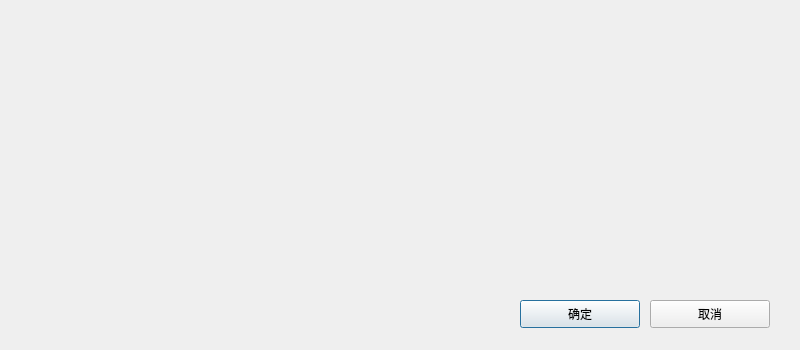
<?xml version="1.0" encoding="UTF-8"?>
<ui version="4.0">
 <class>QCaliGuideDialog</class>
 <widget class="QDialog" name="QCaliGuideDialog">
  <property name="geometry">
   <rect>
    <x>0</x>
    <y>0</y>
    <width>800</width>
    <height>350</height>
   </rect>
  </property>
  <property name="windowTitle">
   <string>QCaliGuideDialog</string>
  </property>
  <widget class="QPushButton" name="pushButton_OK">
   <property name="geometry">
    <rect>
     <x>520</x>
     <y>300</y>
     <width>120</width>
     <height>28</height>
    </rect>
   </property>
   <property name="text">
    <string>确定</string>
   </property>
  </widget>
  <widget class="QPushButton" name="pushButton_Cancel">
   <property name="geometry">
    <rect>
     <x>650</x>
     <y>300</y>
     <width>120</width>
     <height>28</height>
    </rect>
   </property>
   <property name="text">
    <string>取消</string>
   </property>
  </widget>
  <widget class="QLabel" name="label">
   <property name="geometry">
    <rect>
     <x>0</x>
     <y>0</y>
     <width>800</width>
     <height>350</height>
    </rect>
   </property>
   <property name="text">
    <string/>
   </property>
  </widget>
  <zorder>label</zorder>
  <zorder>pushButton_OK</zorder>
  <zorder>pushButton_Cancel</zorder>
 </widget>
 <layoutdefault spacing="6" margin="11"/>
 <resources/>
 <connections/>
</ui>
